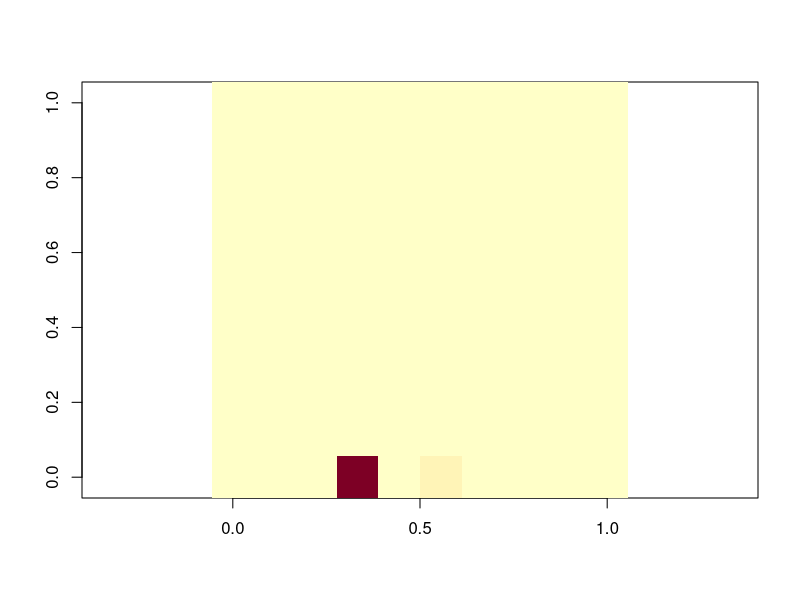
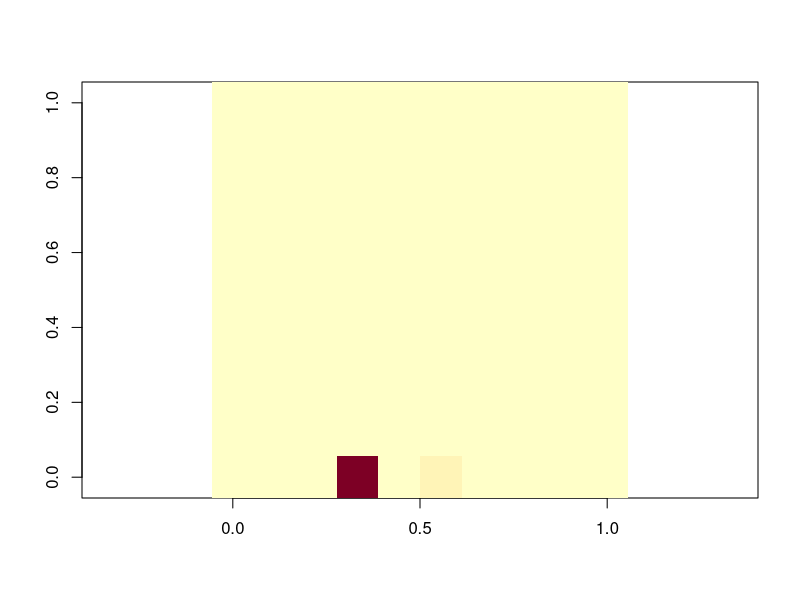
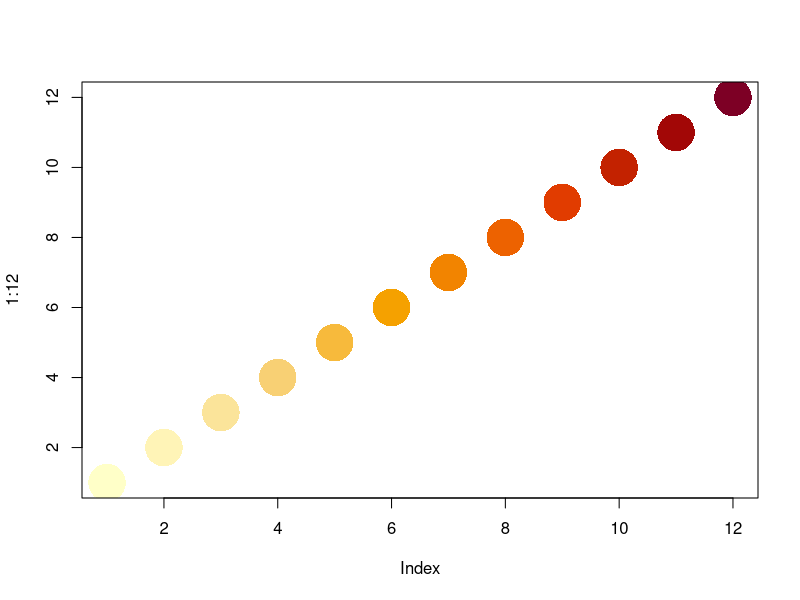
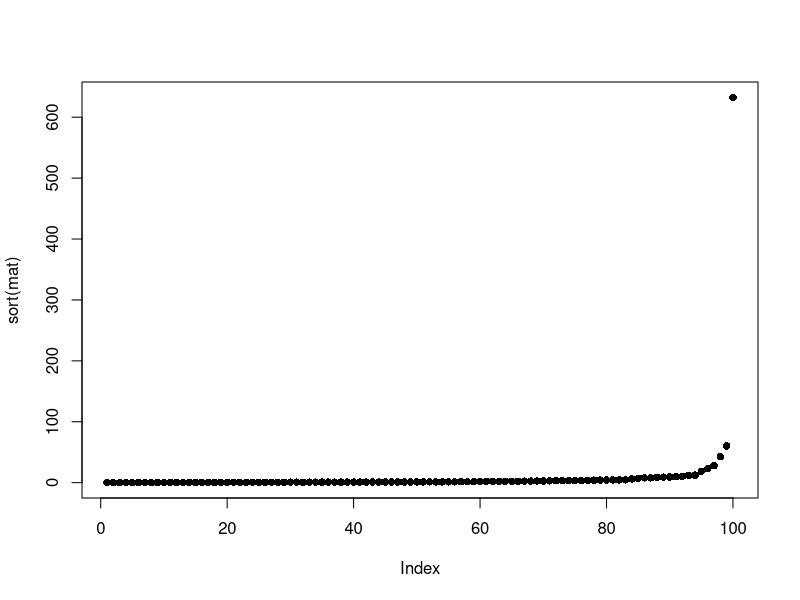
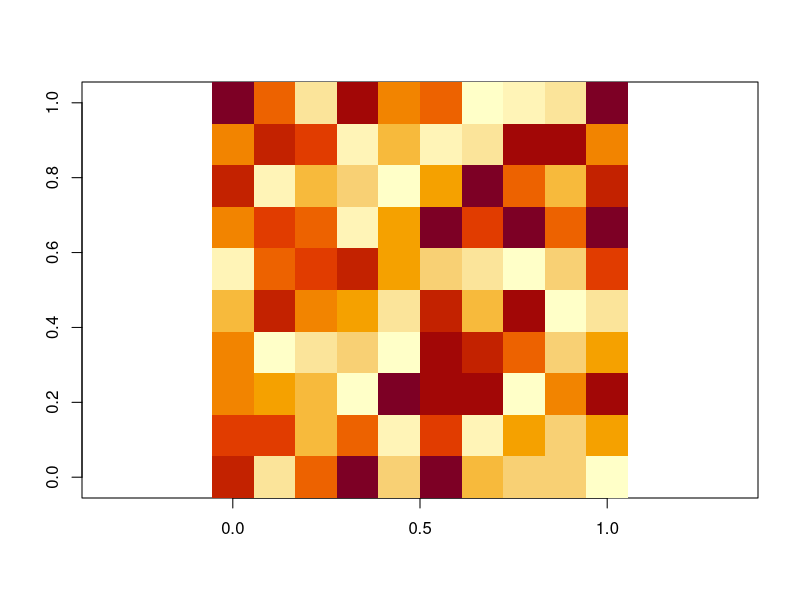
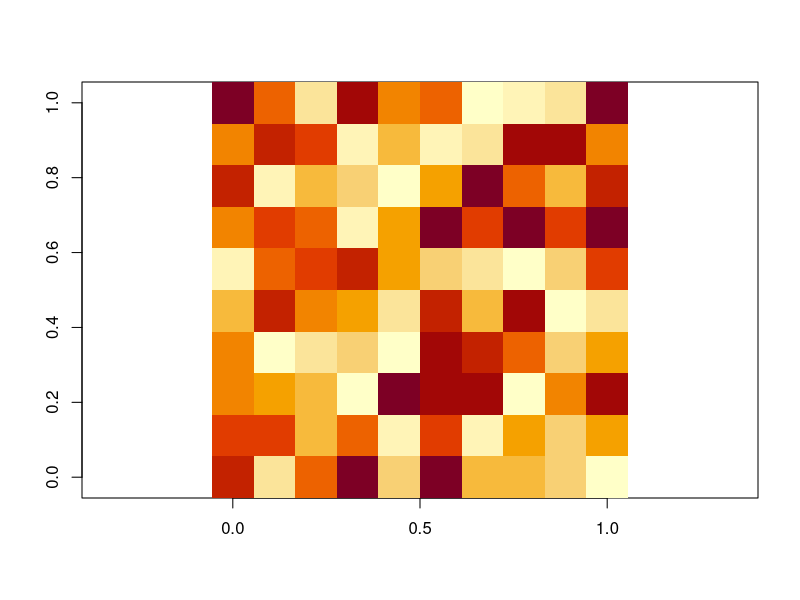
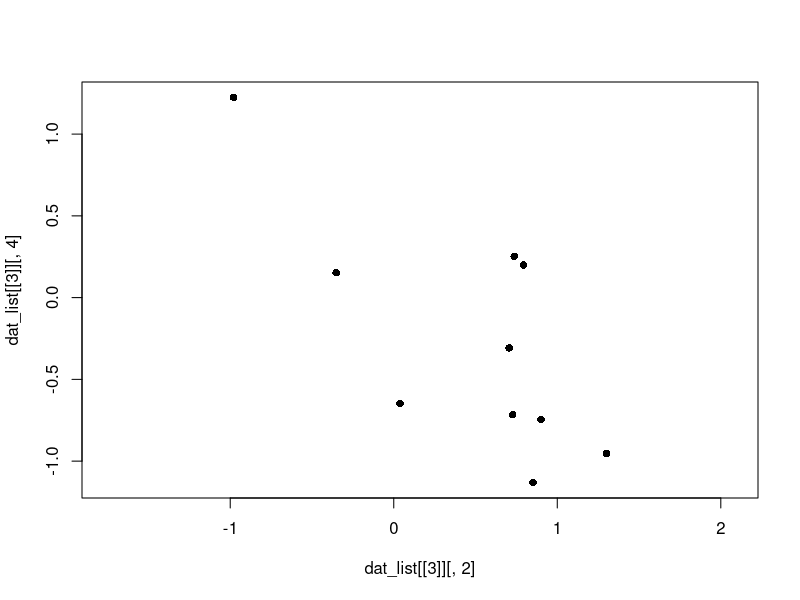
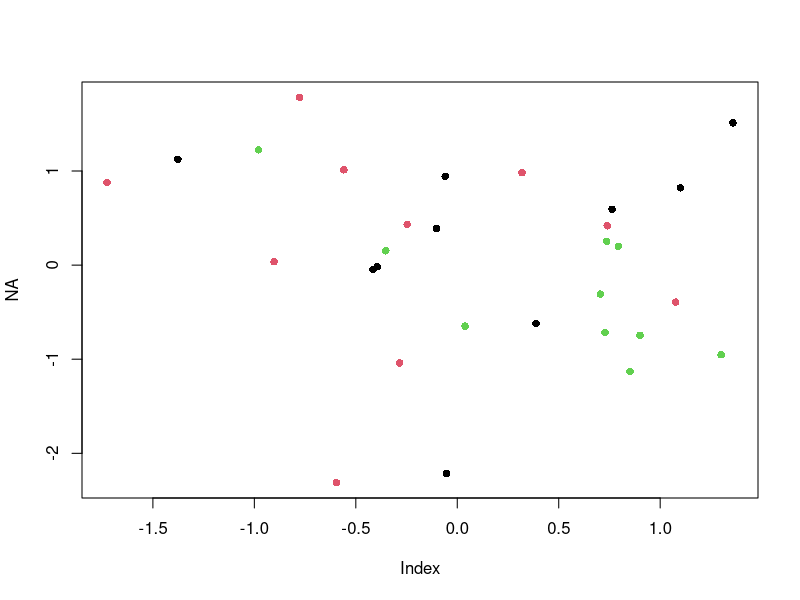

Recreate these plots in R, in order.
rm(list=ls())
set.seed(10)
mat <- matrix(rcauchy(100), 10, 10)
mat <- abs(mat)
clockwise90 = function(a) { t(a[nrow(a):1,]) } 

# "naive" way to visualize matrices
image(clockwise90(abs(mat)), asp = T)
image(clockwise90(abs(mat)), asp = T, 
      col = hcl.colors(12, "YlOrRd", rev = TRUE),
      breaks = seq(min(mat), max(mat), length.out = 13))
# the above two plots are exactly the same

plot(1:12, col = hcl.colors(12, "YlOrRd", rev = TRUE), pch = 16, cex = 5)


# "naive" way to visualize matrices
plot(sort(mat), pch = 16)
quantile(mat, probs = seq(0, 1, length.out = 13))
image(clockwise90(abs(mat)), asp = T, 
      col = hcl.colors(12, "YlOrRd", rev = TRUE),
      breaks = quantile(mat, probs = seq(0, 1, length.out = 13)))

# if we had to change the values in mat directly for the sake of this visualization,
#  we can do something like the following:
mat2 <- mat
break_vals <- quantile(mat, probs = seq(0, 1, length.out = 13))
for(i in 1:12){
 idx <- intersect(which(mat >= break_vals[i]), which(mat <= break_vals[i+1]))
 mat2[idx] <- i
}

image(clockwise90(mat2),  asp = T, 
      col = hcl.colors(12, "YlOrRd", rev = TRUE))

##########################################

set.seed(10)
# 3 cell-types, 10 cells per cell-type, and 5 genes total
dat_list <- lapply(1:3, function(x){
 set.seed(x)
 MASS::mvrnorm(10, rep(0,5), diag(5))
})

cor_list <- lapply(1:3, function(x){
 stats::cor(dat_list[[x]])
})

# this is analogous to what you've been currently doing:
plot(dat_list[[3]][,2], dat_list[[3]][,4], asp = T, pch = 16)

# this is more literal on what to do:
# you also include all the other cells
dat_all <- do.call(rbind, dat_list)
plot(NA, xlim = range(dat_all[,2]), ylim = range(dat_all[,4]))
for(i in 1:3){
 points(dat_list[[i]][,2], dat_list[[i]][,4], asp = T, pch = 16, col = i)
}

#########

# how do you find the pairs of genes that give the "largest contrast"
array_all <- array(NA, dim = c(5, 5, 3))
for(i in 1:3){
 array_all[,,i] <- cor_list[[i]]
}

# the following diff_mat quantities for each pair of genes, what the difference between the largest
## and smallest pearson corrleation is among the 3 cell-types
diff_mat <- apply(array_all, MARGIN = c(1,2), FUN = function(x){diff(range(x))})
which(diff_mat == sort(diff_mat, decreasing = T)[1], arr.ind = T)
